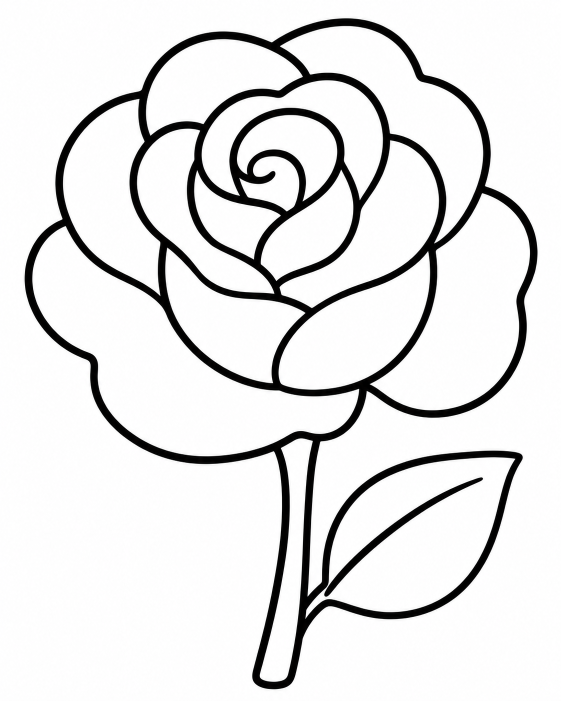
#> input picture book_images/page_rose.png, 1122 x 1402 px, found by its file name (shown at 1/2 size)
$ python fix_interior.py
#> lines starting #> are read from the running program, lines starting #| are printed output that depends on the picture; after the words box and inside, x2 and y2 are one past the last pixel; in counts of white or black regions, pixels touching at a corner belong together
#!/usr/bin/env python3
"""
Fix KDP Coloring Book Interior PDF for "Large Print Coloring Book for Seniors"
Requirements:
1. Interior only - no front/back cover
2. Remove broken end pages
3. Fix title page (wrapped, centered, large bold)
4. Rewrite copyright page (no ISBN, no "Printed in USA", centered)
5. Add front matter: How to Use, Color Test, Belongs To
6. 19 good illustrations, each on right-hand page with blank behind
7. Improve artwork: thicker outlines, pure white bg, scale landscape up
8. Add Thank You page at end
9. Even page count, 0.375" margins, PDF with embedded fonts
"""
from PIL import Image, ImageDraw, ImageFont, ImageFilter, ImageOps
import os
import numpy as np

BOOK_DIR = "/home/user/Parth-/book_images"
OUTPUT_PDF = "/home/user/Parth-/LARGE_PRINT_COLORING_BOOK_INTERIOR.pdf"

PAGE_W = 2550   # 8.5 in at 300 DPI
PAGE_H = 3300   # 11 in at 300 DPI
MARGIN = int(0.375 * 300)   # 112 px minimum margin
CONTENT_MARGIN = int(0.5 * 300)  # 0.5 in for scaling landscape images

# ----------------------------------------------------------------
# Helper: load font
# ----------------------------------------------------------------
def load_font(size, bold=True):
    candidates = [
        "/usr/share/fonts/truetype/dejavu/DejaVuSans-Bold.ttf" if bold else "/usr/share/fonts/truetype/dejavu/DejaVuSans.ttf",
        "/usr/share/fonts/truetype/liberation/LiberationSans-Bold.ttf" if bold else "/usr/share/fonts/truetype/liberation/LiberationSans-Regular.ttf",
        "/usr/share/fonts/truetype/freefont/FreeSansBold.ttf" if bold else "/usr/share/fonts/truetype/freefont/FreeSans.ttf",
    ]
    for c in candidates:
        if os.path.exists(c):
            return ImageFont.truetype(c, size)
    return ImageFont.load_default()

# ----------------------------------------------------------------
# Helper: create pure white blank page
# ----------------------------------------------------------------
def blank_page():
    return Image.new("RGB", (PAGE_W, PAGE_H), (255, 255, 255))

# ----------------------------------------------------------------
# Helper: center text on page
# ----------------------------------------------------------------
def draw_centered_text(draw, text, font, y, fill=(0,0,0)):
    bbox = draw.textbbox((0, 0), text, font=font)
    w = bbox[2] - bbox[0]
    x = (PAGE_W - w) // 2
    draw.text((x, y), text, font=font, fill=fill)

# ----------------------------------------------------------------
# Image processing: thicken outlines, force pure white, scale landscape
# ----------------------------------------------------------------
def process_illustration(img_path, is_landscape=False):
    """Load illustration, thicken outlines, force pure white bg, scale to fit."""
    img = Image.open(img_path).convert("RGB")
    arr = np.array(img)

    # Force pure white background: anything not near-black becomes white
    # Black pixels: R<100, G<100, B<100
    r, g, b = arr[:,:,0], arr[:,:,1], arr[:,:,2]
    is_black = (r < 100) & (g < 100) & (b < 100)
    is_near_white = (r > 240) & (g > 240) & (b > 240)

    out = np.full_like(arr, 255)
    out[is_black] = [0, 0, 0]
    # Anything gray/off-white -> white
    out[~is_black & ~is_near_white] = [255, 255, 255]

    img = Image.fromarray(out, "RGB")

    # Thicken outlines: dilate black pixels slightly
    # Convert to grayscale, threshold, dilate, convert back
    gray = img.convert("L")
    # Threshold: black = 0, white = 255
    bw = gray.point(lambda p: 0 if p < 128 else 255, mode="1")
    # Dilate using MaxFilter (3x3 = slight thickening, 5x5 = more)
    bw_thick = bw.filter(ImageFilter.MaxFilter(5))  # ~3-4 pt at 300 DPI
    # Convert back to RGB: black where bw_thick is 0
    thick_arr = np.array(bw_thick.convert("L"))
    result = np.full((PAGE_H, PAGE_W, 3), 255, dtype=np.uint8)
    # Place the thickened artwork centered, scaled to fit
    h, w = thick_arr.shape
    scale = min((PAGE_W - 2*CONTENT_MARGIN) / w, (PAGE_H - 2*CONTENT_MARGIN) / h)
    new_w = max(1, int(w * scale))
    new_h = max(1, int(h * scale))
    small = Image.fromarray(255 - thick_arr, "L").resize((new_w, new_h), Image.LANCZOS)
    small_arr = np.array(small)
    # Create mask where artwork is (black = 0 in small_arr means artwork)
    artwork_mask = small_arr < 128
    y_off = (PAGE_H - new_h) // 2
    x_off = (PAGE_W - new_w) // 2
    result[y_off:y_off+new_h, x_off:x_off+new_w][artwork_mask] = [0, 0, 0]

    return Image.fromarray(result, "RGB")

# ----------------------------------------------------------------
# Build text pages
# ----------------------------------------------------------------
def make_title_page():
    img = blank_page()
#> img: PIL image 2550x3300 RGB; every value is 255
    draw = ImageDraw.Draw(img)
    f_big = load_font(150, bold=True)
    f_sub = load_font(70, bold=False)

    # Title wrapped on 3 lines
    lines = ["LARGE PRINT", "COLORING BOOK", "FOR SENIORS"]
    y = PAGE_H // 2 - 250
    for line in lines:
        draw_centered_text(draw, line, f_big, y)
        y += 220
#> after the loop, y = 2060

    # Subtitle
    draw_centered_text(draw, "Easy Bold Lines - Flowers, Nature, and Simple Scenes", f_sub, y + 60)
    return img

def make_copyright_page():
    img = blank_page()
    draw = ImageDraw.Draw(img)
    f = load_font(55, bold=False)

    lines = [
        "Copyright © 2026 Parth Gosara. All rights reserved.",
        "",
        "Designed for seniors with low vision.",
        "Bold thick outlines, large open spaces, single-sided pages.",
    ]
    y = PAGE_H // 2 - 180
    for line in lines:
        draw_centered_text(draw, line, f, y)
        y += 100
#> after the loop, y = 1870
    return img

def make_how_to_use_page():
    img = blank_page()
    draw = ImageDraw.Draw(img)
    f_title = load_font(80, bold=True)
    f_body = load_font(55, bold=False)

    draw_centered_text(draw, "How to Use This Book", f_title, PAGE_H // 4)

    lines = [
        "Welcome to your Large Print Coloring Book for Seniors.",
        "",
        "Each page has bold, thick black outlines and large open spaces",
        "designed to be easy to see and easy to color, even with low vision.",
        "",
        "Tips:",
        "  • Use markers, colored pencils, or crayons.",
        "  • Pages are single-sided - color one side at a time.",
        "  • Place a blank sheet behind your page to prevent bleed-through.",
        "  • Take breaks and enjoy coloring at your own pace.",
        "",
        "Happy coloring!",
    ]
    y = PAGE_H // 4 + 180
    for line in lines:
        draw_centered_text(draw, line, f_body, y)
        y += 85
#> after the loop, y = 2025
    return img

def make_color_test_page():
    img = blank_page()
    draw = ImageDraw.Draw(img)
    f_title = load_font(80, bold=True)
    f_body = load_font(60, bold=False)

    draw_centered_text(draw, "Test Your Pens and Markers Here", f_title, PAGE_H // 4)

    # Draw some large test swatches
    swatch_w = 400
    swatch_h = 120
    colors = [(0,0,0), (255,0,0), (0,128,0), (0,0,255), (255,165,0), (128,0,128)]
    y_start = PAGE_H // 4 + 150
    x_start = (PAGE_W - (swatch_w * 3 + 100)) // 2

    for i, c in enumerate(colors):
        row = i // 3
        col = i % 3
        x = x_start + col * (swatch_w + 50)
        y = y_start + row * (swatch_h + 60)
        draw.rectangle([x, y, x + swatch_w, y + swatch_h], fill=c, outline=(0,0,0), width=5)
        draw_centered_text_at(draw, f"Test {i+1}", f_body, y + swatch_h + 40, x_center=x + swatch_w//2)

    draw_centered_text(draw, "Color each box to try your pens and markers before coloring.", f_body, PAGE_H - 300)
    return img

def draw_centered_text_at(draw, text, font, y, x_center):
    bbox = draw.textbbox((0, 0), text, font=font)
    w = bbox[2] - bbox[0]
    x = x_center - w // 2
    draw.text((x, y), text, font=font, fill=(0,0,0))

def make_belongs_to_page():
    img = blank_page()
    draw = ImageDraw.Draw(img)
    f_title = load_font(80, bold=True)
    f_body = load_font(70, bold=False)

    draw_centered_text(draw, "This Book Belongs To:", f_title, PAGE_H // 3)
    # Long underline
    draw.line([PAGE_W//4, PAGE_H//2, PAGE_W*3//4, PAGE_H//2], fill=(0,0,0), width=8)
    draw_centered_text(draw, "_________________________________", f_body, PAGE_H//2 + 40)
    return img

def make_thank_you_page():
    img = blank_page()
    draw = ImageDraw.Draw(img)
    f_title = load_font(80, bold=True)
    f_body = load_font(55, bold=False)

    draw_centered_text(draw, "Thank You!", f_title, PAGE_H // 3)
    lines = [
        "Thank you for coloring with us.",
        "",
        "If you enjoyed this book, please leave a review on Amazon.",
        "Your review helps other seniors find this book too.",
    ]
    y = PAGE_H // 3 + 200
    for line in lines:
        draw_centered_text(draw, line, f_body, y)
        y += 90
    return img

# ----------------------------------------------------------------
# Build the interior page sequence
# ----------------------------------------------------------------
illustrations = [
    ("page_rose.png", False),
    ("page_sunflower.png", False),
    ("page_tulip.png", False),
    ("page_daisy.png", False),
    ("page_potted_plant.png", False),
    ("page_watering_can.png", True),   # landscape
    ("page_garden_bench.png", True),   # landscape
    ("page_owl.png", False),
    ("page_cat.png", False),
    ("page_dog.png", False),
    ("page_robin.png", False),          # bird
    ("page_butterfly.png", True),       # landscape
    ("page_turtle.png", True),          # landscape
    ("page_teacup.png", True),          # landscape
    ("page_tree.png", False),
    ("page_coffee_mug.png", False),     # mug
    ("page_teapot.png", True),          # landscape
    ("page_apple.png", False),
    ("page_cupcake.png", False),
]

all_pages = []

# 1. Title page
all_pages.append(("title", make_title_page()))
# 2. Copyright page
all_pages.append(("copyright", make_copyright_page()))
# 3. How to Use
all_pages.append(("howto", make_how_to_use_page()))
# 4. Color test
all_pages.append(("colortest", make_color_test_page()))
# 5. Belongs To
all_pages.append(("belongsto", make_belongs_to_page()))

# 6-43: 19 illustrations, each followed by a blank page (right-hand illustration, blank verso)
for fname, is_land in illustrations:
    fpath = os.path.join(BOOK_DIR, fname)
    if os.path.exists(fpath):
        processed = process_illustration(fpath, is_landscape=is_land)
#> in process_illustration, img is the input picture: PIL image 1122x1402 RGB; mean R, G, B 227.9, 227.8, 227.9
#> in process_illustration, `is_black = (r < 100) & (g < 100) & (b < 100)`:
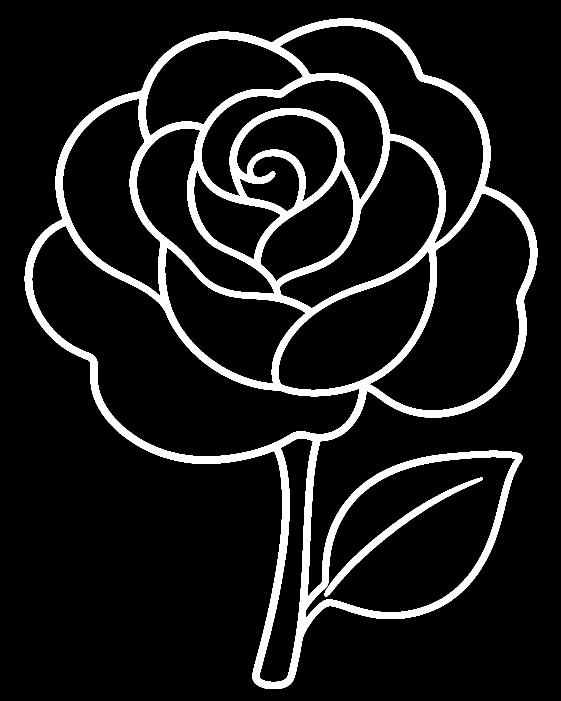
#> is_black: shape (1402, 1122) bool (shown at 1/2 size); 10.1% white; 2 white regions, box (x1, y1, x2, y2) and area: (49, 37, 1075, 1378) 154626, (649, 955, 966, 1193) 5005
#> in process_illustration, `is_near_white = (r > 240) & (g > 240) & (b > 240)`:
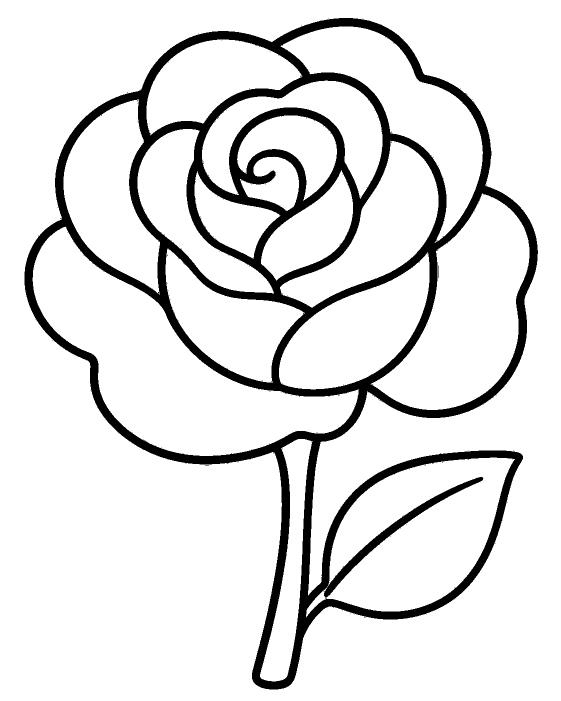
#> is_near_white: shape (1402, 1122) bool (shown at 1/2 size); 88.7% white; 133 black regions (131 under 20 px), largest, box (x1, y1, x2, y2) and area: (49, 36, 1076, 1379) 177431, (876, 531, 877, 556) 25
#> in process_illustration, `small = Image.fromarray(255 - thick_arr, "L").resize((new_w, new_h), I..`:
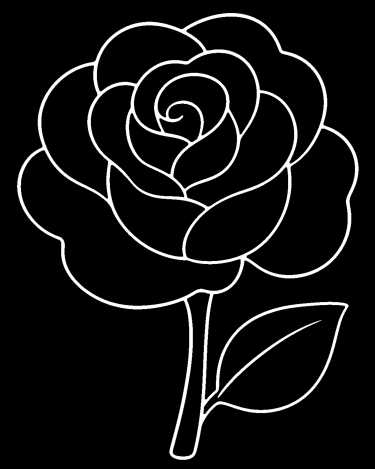
#> small: PIL image 2250x2811 L (shown at 1/6 size); min 0, max 255, mean 16.9
#> in process_illustration, `artwork_mask = small_arr < 128`:
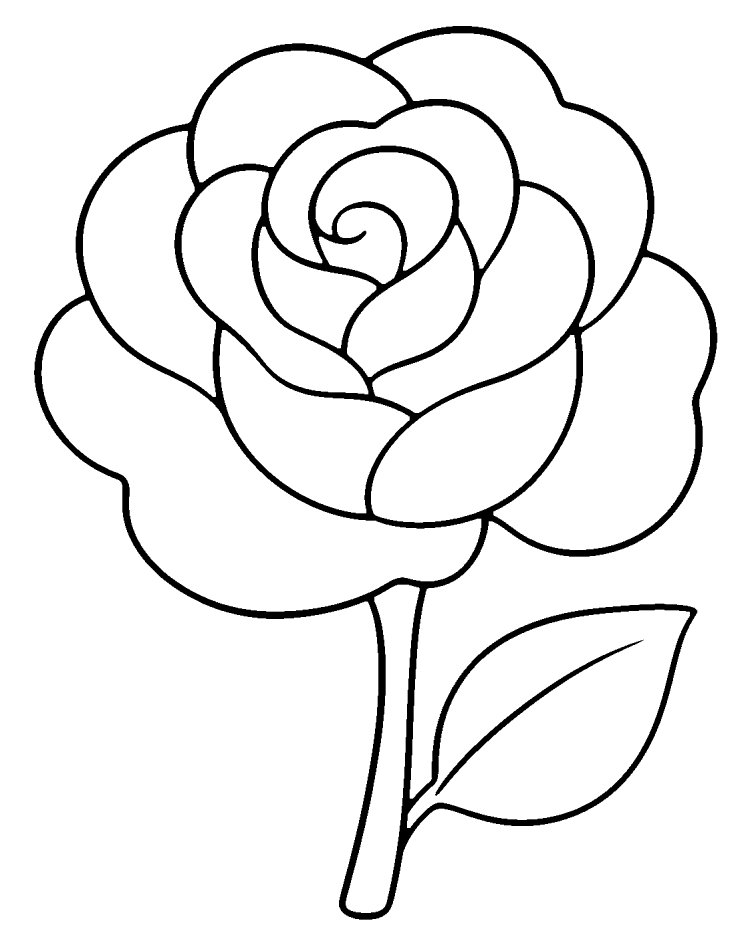
#> artwork_mask: shape (2811, 2250) bool (shown at 1/3 size); 93.4% white; 2 black regions, box (x1, y1, x2, y2) and area: (102, 78, 2152, 2759) 406859, (1305, 1919, 1931, 2388) 11245
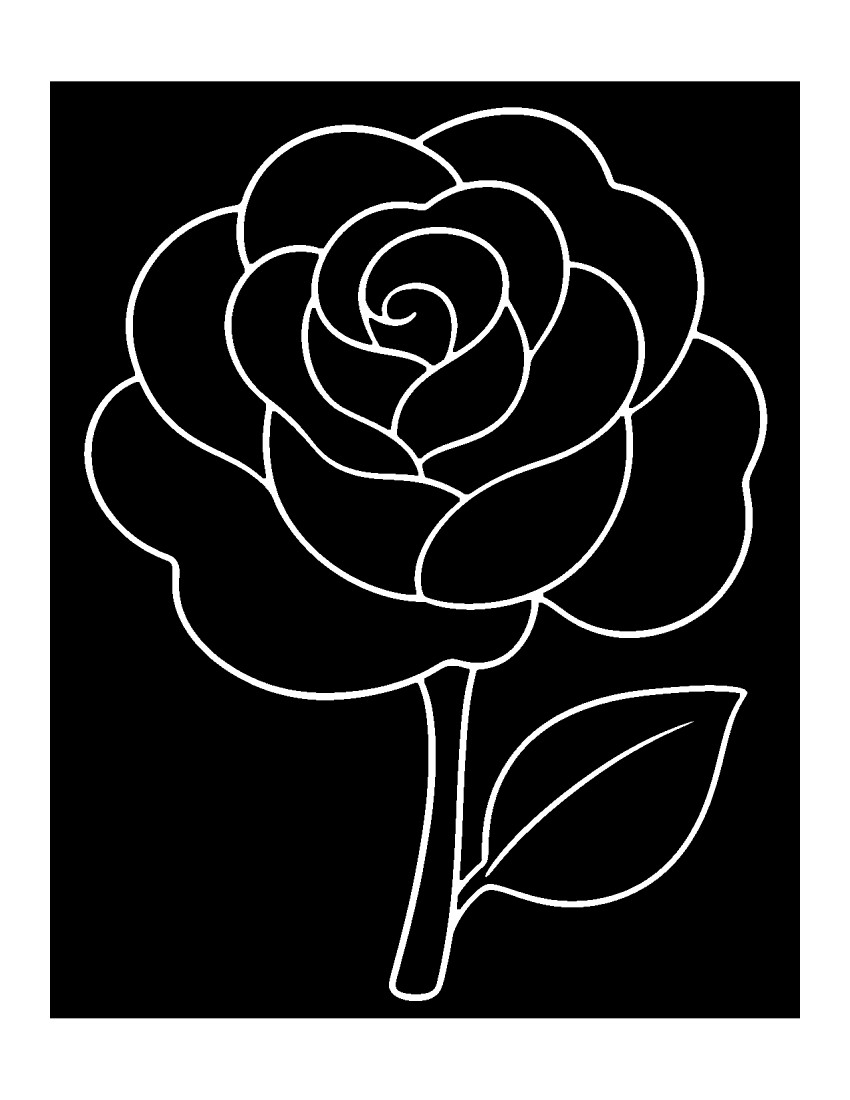
#> processed: PIL image 2550x3300 RGB (shown at 1/3 size); 29.8% white; 3 white regions, box (x1, y1, x2, y2) and area: (0, 0, 2550, 3300) 2090250, (252, 322, 2302, 3003) 406859, (1455, 2163, 2081, 2632) 11245
        all_pages.append((fname, processed))
    else:
        print(f"WARNING: {fname} not found, skipping")
    all_pages.append((f"blank_after_{fname}", blank_page()))
#> pass 2 of the loop `for fname, is_land in illustrations:`:
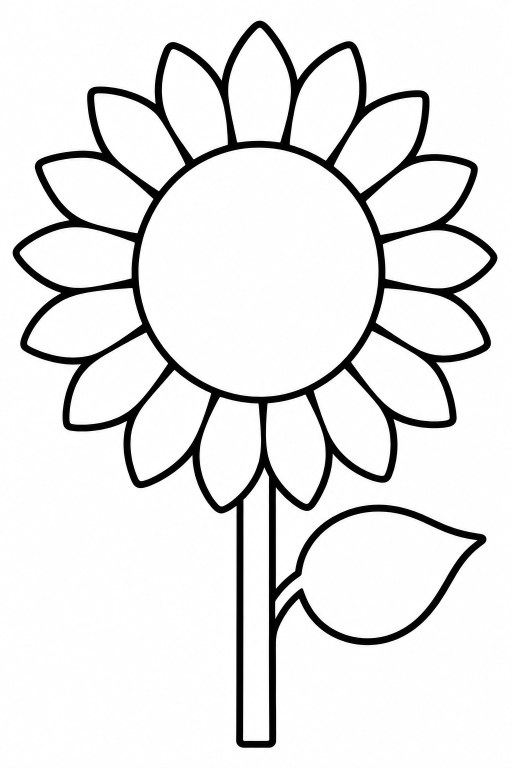
#> input picture book_images/page_sunflower.png, 1024 x 1536 px, found by its file name (shown at 1/2 size)
#> in process_illustration, img is the input picture: PIL image 1024x1536 RGB; mean R, G, B 231.2, 231.1, 231.1
#> r: shape (1536, 1024)
#> g: shape (1536, 1024)
#> b: shape (1536, 1024)
#> in process_illustration (call 2), `is_black = (r < 100) & (g < 100) & (b < 100)`:
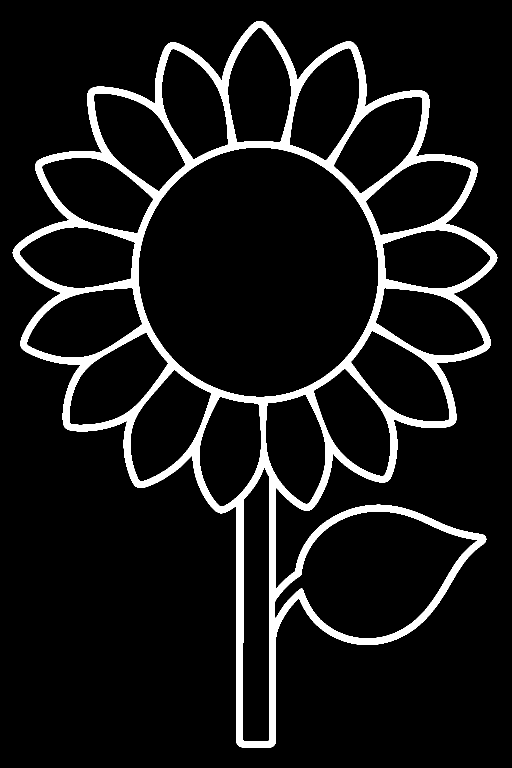
#> is_black: shape (1536, 1024) bool (shown at 1/2 size); 8.9% white; 1 white region, box (x1, y1, x2, y2) and area: (25, 42, 995, 1495) 140539
#> small: PIL image 2000x3000 L
#> `processed = process_illustration(fpath, is_landscape=is_land)`:
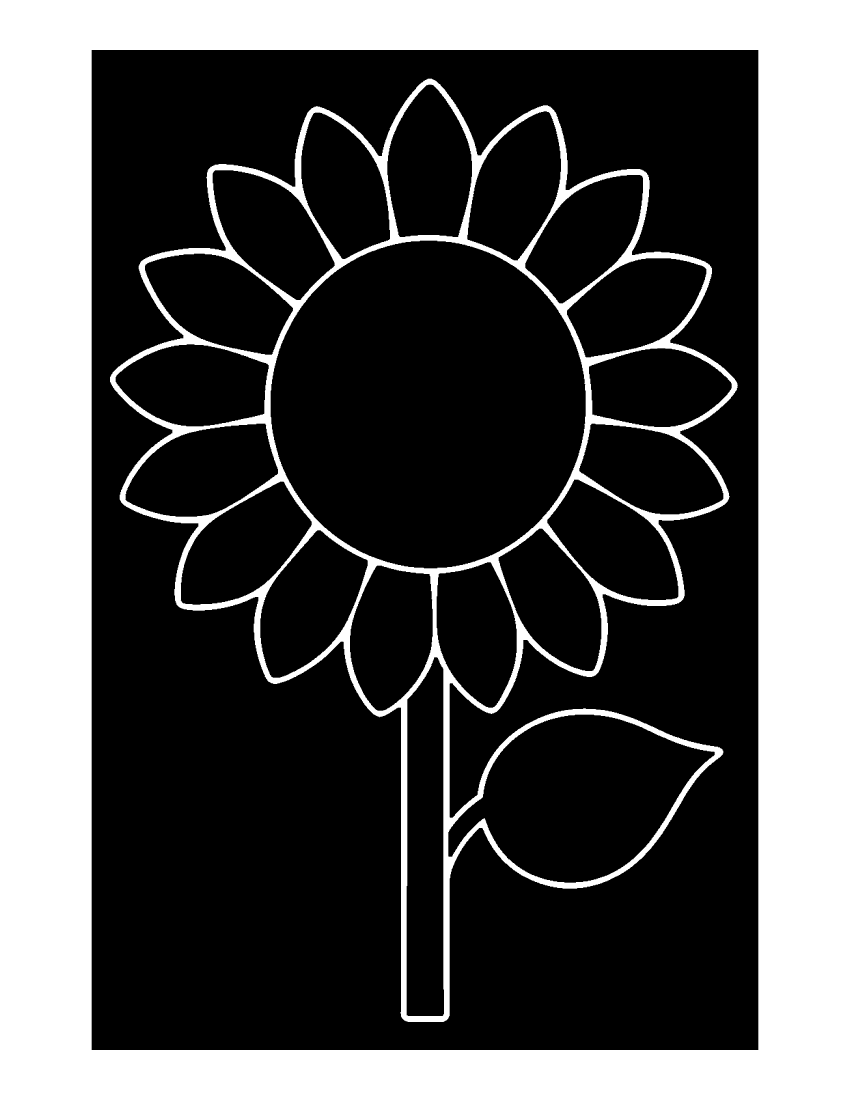
#> processed: PIL image 2550x3300 RGB (shown at 1/3 size); 32.8% white; 2 white regions, box (x1, y1, x2, y2) and area: (0, 0, 2550, 3300) 2415000, (330, 236, 2213, 3066) 344022

# 44. Thank You page
all_pages.append(("thankyou", make_thank_you_page()))
#> after the loop in make_thank_you_page, `for line in lines:`: y = 1660

# Make total page count even
if len(all_pages) % 2 != 0:
    all_pages.append(("blank_end", blank_page()))

# ----------------------------------------------------------------
# Export as PDF
# ----------------------------------------------------------------
page_images = [img for _, img in all_pages]
page_images[0].save(
    OUTPUT_PDF,
    save_all=True,
    append_images=page_images[1:],
    resolution=300.0,
    quality=95,
)
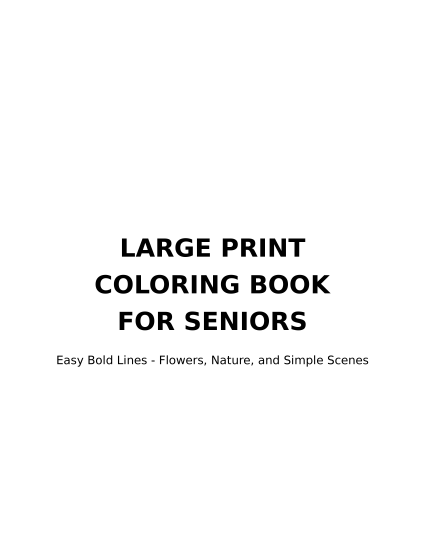
#> saved as LARGE_PRINT_COLORING_BOOK_INTERIOR.pdf: PIL image 2550x3300 RGB (shown at 1/6 size); min 0, max 255, mean 248.3

print(f"PDF saved: {OUTPUT_PDF}")
print(f"Total pages: {len(all_pages)} (even: {len(all_pages) % 2 == 0})")
print(f"Spine width (white paper): {len(all_pages) * 0.002252:.5f} in")
print(f"\nPage breakdown:")
for i, (name, _) in enumerate(all_pages, 1):
    print(f"  {i:2d}. {name}")
